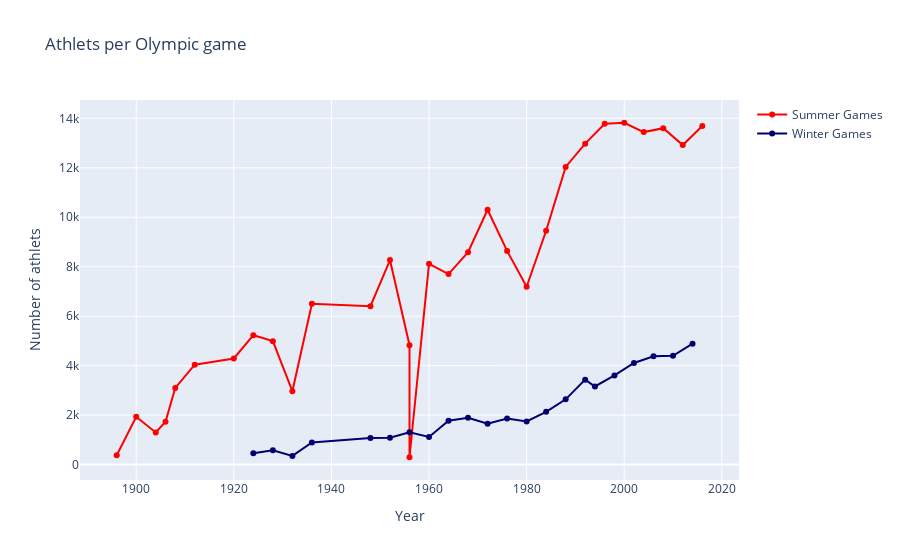

Source (notebook cell):
### Markdown cell above
# 3. Plot Year & Athlets in scatter plot, but showing now the Summer and Winter games with diferent colors, on the same plot, in two different traces.

### Code cell
dfS = df[df['Season'] =='Summer']; dfW = df[df['Season'] =='Winter']

traceS = go.Scatter(
    x = dfS['Year'],y = dfS['Athlets'],
    name="Summer Games",
    marker=dict(color="Red"),
    mode = "markers+lines"
)
traceW = go.Scatter(
    x = dfW['Year'],y = dfW['Athlets'],
    name="Winter Games",
    marker=dict(color="rgba(0, 0, 112, 1)"),
    mode = "markers+lines"
)

data = [traceS, traceW]
layout = dict(title = 'Athlets per Olympic game',
          xaxis = dict(title = 'Year', showticklabels=True), 
          yaxis = dict(title = 'Number of athlets'),
          hovermode = 'closest'
         )
fig = dict(data=data, layout=layout)
iplot(fig, filename='events-athlets2')

### Figure 1 — Plotly figure (JSON) as saved in the notebook; plotly's stock layout.template omitted (floating-point values rounded to 4 significant figures)
{"data": [{"marker": {"color": "Red"}, "mode": "markers+lines", "name": "Summer Games", "type": "scatter", "x": [1896, 1900, 1904, 1906, 1908, 1912, 1920, 1924, 1928, 1932, 1936, 1948, 1952, 1956, 1956, 1960, 1964, 1968, 1972, 1976, 1980, 1984, 1988, 1992, 1996, 2000, 2004, 2008, 2012, 2016], "y": [380, 1936, 1301, 1733, 3101, 4040, 4292, 5233, 4992, 2969, 6506, 6405, 8270, 4829, 298, 8119, 7702, 8588, 10304, 8641, 7191, 9454, 12037, 12977, 13780, 13821, 13443, 13602, 12920, 13688]}, {"marker": {"color": "rgba(0, 0, 112, 1)"}, "mode": "markers+lines", "name": "Winter Games", "type": "scatter", "x": [1924, 1928, 1932, 1936, 1948, 1952, 1956, 1960, 1964, 1968, 1972, 1976, 1980, 1984, 1988, 1992, 1994, 1998, 2002, 2006, 2010, 2014], "y": [460, 582, 352, 895, 1075, 1088, 1307, 1116, 1778, 1891, 1655, 1861, 1746, 2134, 2639, 3436, 3160, 3605, 4109, 4382, 4402, 4891]}], "layout": {"hovermode": "closest", "title": {"text": "Athlets per Olympic game"}, "xaxis": {"showticklabels": true, "title": {"text": "Year"}}, "yaxis": {"title": {"text": "Number of athlets"}}}}
